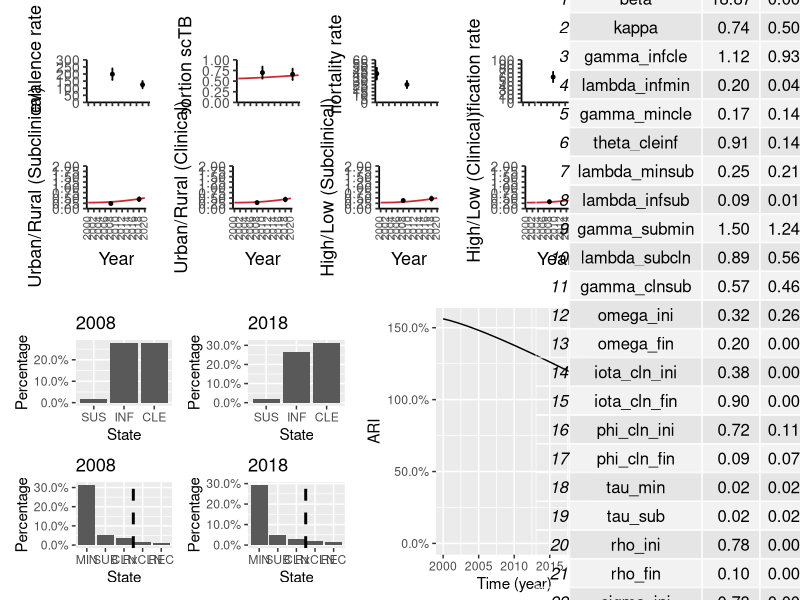

Source code (R):
## Analysis code for ACF-VN
## Distributed under CC BY 4.0
## RScript 00: Manual Fit.R

# Packages ==========
library(rio) # Facilitates importing and exporting
library(here) # Building file paths
library(deSolve) # Solvers for ordinary differential equations
library(reshape2) # Reshaping data easily
library(purrr) # Complete set of tools for functions and vectors
library(tidyverse) # To use tidyverse
library(data.table) # Faster than data.frame, allows use of j operator (:=)
library(patchwork) # Plot composition
library(gridExtra) # Miscellaneous functions for grid graphics
library(cowplot) # Publication quality figures

# 1. Parameters ==========
# 1.1 Baseline parameters (for testing)
parms <- c(
  beta = 18.87,         # Contact (per person/year) parameter
  kappa = 0.74,         # Relative infectiousness
  gamma_infcle = 1.12,  # REG: Infected -> Cleared
  lambda_infmin = 0.20, # PROG: Infected -> Minimal
  gamma_mincle = 0.17,  # REG: Minimal -> Cleared
  theta_cleinf = 0.91,  # REINF: Cleared -> Infected
  lambda_minsub = 0.25, # PROG: Minimal -> Subclinical
  lambda_infsub = 0.09, # PROG: Infected -> Subclinical
  gamma_submin = 1.50,  # REG: Subclinical -> Minimal
  lambda_subcln = 0.89, # PROG: Subclinical -> Clinical
  gamma_clnsub = 0.57,  # REG: Clinical -> Subclinical
  omega_ini = 0.32,     # Mortality (Initial)
  omega_fin = 0.20,     # Mortality (Final)
  iota_cln_ini = 0.38,  # Diagnosis Clinical (Initial)
  iota_cln_fin = 0.90,  # Diagnosis Clinical (Final)
  phi_cln_ini = 0.72,   # Treatment failure Clinical (Initial) 
  phi_cln_fin = 0.09,   # Treatment failure Clinical (Final)
  tau_min = 0.02,       # RELAP: Recovered -> Minimal 
  tau_sub = 0.02,       # RELAP: Recovered -> Subclinical
  rho_ini = 0.78,       # Proportion rural (Initial)
  rho_fin = 0.10,       # Proportion rural (Final)
  sigma_ini = 0.78,     # Proportion low SES (Initial)
  sigma_fin = 0.10)     # Proportion low SES (Final)

parameters <- as.data.frame(parms)
parameters$parameter <- c("beta","kappa","gamma_infcle","lambda_infmin","gamma_mincle","theta_cleinf",
                     "lambda_minsub","lambda_infsub","gamma_submin","lambda_subcln","gamma_clnsub",
                     "omega_ini","omega_fin", "iota_cln_ini", "iota_cln_fin", "phi_cln_ini", "phi_cln_fin",
                     "tau_min","tau_sub","rho_ini","rho_fin","sigma_ini","sigma_fin")
colnames(parameters) <- c('val','parameter')
rownames(parameters) <- NULL
parameters <- data.frame(parameter = parameters$parameter, low  = parameters$val, med = parameters$val, hig = parameters$val)
export(parameters, here("data","parameters_manual.Rdata"))
rm(parameters)

# 1.2 Parameter ranges
ranges = list(
  beta = c(0,50),                 # Contact (per person/year) parameter (Horton et al. 2022 - PLOS GPH)
  kappa = c(0.5,1),               # Relative infectiousness (Emery et al. 2022)
  gamma_infcle = c(0.93,3.30),    # REG: Infected -> Cleared (Horton et al. 2023)
  lambda_infmin = c(0.04,0.23),   # PROG: Infected -> Minimal (Horton et al. 2023)
  gamma_mincle = c(0.14,0.23),    # REG: Minimal -> Cleared (Horton et al. 2023)
  theta_cleinf = c(0.14,0.30),    # REINF: Cleared -> Infected (Andrews et al 2012)
  lambda_minsub = c(0.21,0.28),   # PROG: Minimal -> Subclinical (Horton et al. 2023)
  lambda_infsub = c(0.01,0.10),   # PROG: Infected -> Subclinical (Horton et al. 2023)
  gamma_submin = c(1.24,2.03),    # REG: Subclinical -> Minimal (Horton et al. 2023)
  lambda_subcln = c(0.56,0.94),   # PROG: Subclinical -> Clinical (Horton et al. 2023)
  gamma_clnsub = c(0.46,0.72),    # REG: Clinical -> Subclinical (Horton et al. 2023)
  omega_ini = c(0.26,0.37),       # Mortality Clinical (Initial) (Richards et al. 2023 - Lancet GH)
  omega_fin = c(0,0.26),          # Mortality Clinical (Final)
  iota_cln_ini = c(0,1),          # Diagnosis Clinical (Initial)
  iota_cln_fin = c(0,1),          # Diagnosis Clinical (Final)
  phi_cln_ini = c(0.11,1),        # Treatment failure Clinical (Initial) 
  phi_cln_fin = c(0.07,0.11),     # Treatment failure Clinical (Final) (WHO treatment success rate)
  tau_min = c(0.02,0.05),         # RELAP: Recovered -> Minimal 
  tau_sub = c(0.02,0.05),         # RELAP: Recovered -> Subclinical
  rho_ini = c(0,1),               # Proportion rural (Initial)
  rho_fin = c(0,1),               # Proportion rural (Final)
  sigma_ini = c(0,1),             # Proportion low SES (Inital)
  sigma_fin = c(0,1))             # Proportion low SES (Final)

# 1.3 Parameter table output
rangetable <- data.frame(matrix(unlist(ranges), ncol = 2, byrow = TRUE))
colnames(rangetable) <- c("low","high")
parmtable <- data.frame(parameter = names(parms), value = unname(parms), rangetable)
table <- gridExtra::tableGrob(parmtable)

# 1.4 Fitting targets
unc <- 0.1 # 10% uncertainty

targets <- list(
  TBc2008 = list(val = 199, sigma = unc*199),   # TB prevalence rate 1st survey in adults (Nguyen et al. Emerg Infect Dis 2021)
  TBc2018 = list(val = 125, sigma = unc*125),   # TB prevalence rate 2nd survey in adults (Nguyen et al. Emerg Infect Dis 2021)
  Mor2000 = list(val = 40.5, sigma = unc*40.5), # TB mortality 2000 in total population (WHO + UN WPP)
  Mor2010 = list(val = 25.2, sigma = unc*25.2), # TB mortality 2010 in total population (WHO + UN WPP)
  Dxs2010 = list(val = 59.7, sigma = unc*59.7), # Notifications 2010 in total population (WHO + UN WPP)
  Dxs2020 = list(val = 56.2, sigma = unc*56.2), # Notifications 2020 in total population (WHO + UN WPP)
  Spr2008 = list(val = 0.70, sigma = unc*0.70), # Proportion scTB 2008 in adults (Emery et al. medRxiv 2022)
  Spr2018 = list(val = 0.66, sigma = unc*0.66), # Proportion scTB 2018 in adults (Emery et al. medRxiv 2022)
  URs2008 = list(val = 0.24, sigma = unc*0.24), # Relative urban/rural in scTB 2008 (Surveys dataset)
  URs2018 = list(val = 0.44, sigma = unc*0.44), # Relative urban/rural in scTB 2018 (Surveys dataset)
  URc2008 = list(val = 0.28, sigma = unc*0.28), # Relative urban/rural in cTB 2008 (Surveys dataset)
  URc2018 = list(val = 0.43, sigma = unc*0.43), # Relative urban/rural in cTB 2018 (Surveys dataset)
  HLs2008 = list(val = 0.38, sigma = unc*0.38), # Relative high/low SES in scTB 2008 (Surveys dataset)
  HLs2018 = list(val = 0.47, sigma = unc*0.47), # Relative high/low SES in scTB 2018 (Surveys dataset)
  HLc2008 = list(val = 0.32, sigma = unc*0.32), # Relative high/low SES in cTB 2008 (Surveys dataset)
  HLc2018 = list(val = 0.46, sigma = unc*0.46)) # Relative high/low SES in cTB 2018 (Surveys dataset)

targetsdb <- as.data.frame(t(as.data.frame(targets))) # Create dataframe with fitting targets
targetsdb$var <- substr(rownames(targetsdb),1,3) # Create variable classification
targetsdb$time <- as.numeric(substr(rownames(targetsdb),4,7)) # Create time variable
targetsdb <- as.data.frame(cbind(targetsdb[grep("val", rownames(targetsdb)),c("time","var","V1")],V2 = targetsdb[grep("sigma", rownames(targetsdb)),c("V1")])) # Widen dataframe
colnames(targetsdb)[c(3,4)] <- c("val","sigma") # Rename columns
targetsdb$lo <- targetsdb$val-2*targetsdb$sigma # Lower bound
targetsdb$hi <- targetsdb$val+2*targetsdb$sigma # Upper bound
rownames(targetsdb) <- gsub(rownames(targetsdb),pattern = "\\.val", replacement = "")

# 2. Model ==========
ode <- function(parms, N = 100000, end_time = 2020) {
  
  # Static parameters  
  mu <- 1/70      # Age expectancy adult
  delta <- 1      # Treatment year
  
  # Inactive parameters (no ACF)
  iota_min <- 0       # Diagnosis Minimal
  iota_sub <- 0       # Diagnosis Subclinical
  phi_min <- 0        # Treatment failure Minimal
  phi_sub <- 0        # Treatment failure Subclinical
  theta_recinf <- 1   # REINF: Recovered -> Infected (No protection)
  
  # Function parameters
  forcer_omega <- matrix(c(1500, parms['omega_ini'], 1999, parms['omega_ini'], 2020, parms['omega_fin']), ncol = 2, byrow = TRUE)
  force_func_omega <- approxfun(x = forcer_omega[,1], y = forcer_omega[,2], method = "linear", rule = 2)
  
  forcer_iota <- matrix(c(1500, parms['iota_cln_ini'], 1999, parms['iota_cln_ini'], 2020, parms['iota_cln_fin']), ncol = 2, byrow = TRUE)
  force_func_iota <- approxfun(x = forcer_iota[,1], y = forcer_iota[,2], method = "linear", rule = 2)
  
  forcer_phi <- matrix(c(1500, parms['phi_cln_ini'], 1999, parms['phi_cln_ini'], 2020, parms['phi_cln_fin']), ncol = 2, byrow = TRUE)
  force_func_phi <- approxfun(x = forcer_phi[,1], y = forcer_phi[,2], method = "linear", rule = 2)
  
  forcer_rho <- matrix(c(1500, parms['rho_ini'], 1999, parms['rho_ini'], 2020, parms['rho_fin']), ncol = 2, byrow = TRUE)
  force_func_rhoR <- approxfun(x = forcer_rho[,1], y = forcer_rho[,2], method = "linear", rule = 2)
  force_func_rhoU <- approxfun(x = forcer_rho[,1], y = 1-forcer_rho[,2], method = "linear", rule = 2)
  
  forcer_sigma <- matrix(c(1500, parms['sigma_ini'], 1999, parms['sigma_ini'], 2020, parms['sigma_fin']), ncol = 2, byrow = TRUE)
  force_func_sigmaL <- approxfun(x = forcer_sigma[,1], y = forcer_sigma[,2], method = "linear", rule = 2)
  force_func_sigmaH <- approxfun(x = forcer_sigma[,1], y = 1-forcer_sigma[,2], method = "linear", rule = 2)
  
  des <- function(time, state, parms) {
    
    with(as.list(c(state, parms)), {
      
      dN_RL  = force_func_rhoR(time)*force_func_sigmaL(time)*(mu*N + force_func_omega(time)*(C_RL+C_RH+C_UL+C_UH)) - ((beta/N)*((kappa*(S_RL+S_RH+S_UL+S_UH))+(C_RL+C_RH+C_UL+C_UH)))*N_RL - mu*N_RL
      dI_RL  = ((beta/N)*((kappa*(S_RL+S_RH+S_UL+S_UH))+(C_RL+C_RH+C_UL+C_UH)))*(N_RL+(O_RL*theta_cleinf)+(P_RL*theta_recinf)) - gamma_infcle*I_RL - lambda_infmin*I_RL - lambda_infsub*I_RL - mu*I_RL
      dO_RL  = gamma_infcle*I_RL + gamma_mincle*M_RL - ((beta/N)*((kappa*(S_RL+S_RH+S_UL+S_UH))+(C_RL+C_RH+C_UL+C_UH)))*O_RL*theta_cleinf - mu*O_RL
      dM_RL  = lambda_infmin*I_RL + gamma_submin*S_RL - gamma_mincle*M_RL - lambda_minsub*M_RL - iota_min*M_RL + phi_min*RM_RL + tau_min*P_RL - mu*M_RL
      dRM_RL = iota_min*M_RL - phi_min*RM_RL - delta*RM_RL - mu*RM_RL
      dS_RL  = lambda_infsub*I_RL + lambda_minsub*M_RL + gamma_clnsub*C_RL - gamma_submin*S_RL - lambda_subcln*S_RL - iota_sub*S_RL + phi_sub*RS_RL + tau_sub*P_RL - mu*S_RL
      dRS_RL = iota_sub*S_RL - phi_sub*RS_RL - delta*RS_RL - mu*RS_RL
      dC_RL  = lambda_subcln*S_RL - gamma_clnsub*C_RL - force_func_omega(time)*C_RL - mu*C_RL - force_func_iota(time)*C_RL + force_func_phi(time)*RC_RL
      dRC_RL = force_func_iota(time)*C_RL - force_func_phi(time)*RC_RL - delta*RC_RL - mu*RC_RL
      dP_RL  = delta*(RM_RL+RS_RL+RC_RL) - tau_min*P_RL - tau_sub*P_RL - ((beta/N)*((kappa*(S_RL+S_RH+S_UL+S_UH))+(C_RL+C_RH+C_UL+C_UH)))*P_RL*theta_recinf - mu*P_RL
      
      dN_RH  = force_func_rhoR(time)*force_func_sigmaH(time)*(mu*N + force_func_omega(time)*(C_RL+C_RH+C_UL+C_UH)) - ((beta/N)*((kappa*(S_RL+S_RH+S_UL+S_UH))+(C_RL+C_RH+C_UL+C_UH)))*N_RH - mu*N_RH
      dI_RH  = ((beta/N)*((kappa*(S_RL+S_RH+S_UL+S_UH))+(C_RL+C_RH+C_UL+C_UH)))*(N_RH+(O_RH*theta_cleinf)+(P_RH*theta_recinf)) - gamma_infcle*I_RH - lambda_infmin*I_RH - lambda_infsub*I_RH - mu*I_RH
      dO_RH  = gamma_infcle*I_RH + gamma_mincle*M_RH - ((beta/N)*((kappa*(S_RL+S_RH+S_UL+S_UH))+(C_RL+C_RH+C_UL+C_UH)))*O_RH*theta_cleinf - mu*O_RH
      dM_RH  = lambda_infmin*I_RH + gamma_submin*S_RH - gamma_mincle*M_RH - lambda_minsub*M_RH - iota_min*M_RH + phi_min*RM_RH + tau_min*P_RH - mu*M_RH
      dRM_RH = iota_min*M_RH - phi_min*RM_RH - delta*RM_RH - mu*RM_RH
      dS_RH  = lambda_infsub*I_RH + lambda_minsub*M_RH + gamma_clnsub*C_RH - gamma_submin*S_RH - lambda_subcln*S_RH - iota_sub*S_RH + phi_sub*RS_RH + tau_sub*P_RH - mu*S_RH
      dRS_RH = iota_sub*S_RH - phi_sub*RS_RH - delta*RS_RH - mu*RS_RH
      dC_RH  = lambda_subcln*S_RH - gamma_clnsub*C_RH - force_func_omega(time)*C_RH - mu*C_RH - force_func_iota(time)*C_RH + force_func_phi(time)*RC_RH
      dRC_RH = force_func_iota(time)*C_RH - force_func_phi(time)*RC_RH - delta*RC_RH - mu*RC_RH
      dP_RH  = delta*(RM_RH+RS_RH+RC_RH) - tau_min*P_RH - tau_sub*P_RH - ((beta/N)*((kappa*(S_RL+S_RH+S_UL+S_UH))+(C_RL+C_RH+C_UL+C_UH)))*P_RH*theta_recinf - mu*P_RH
      
      dN_UL  = force_func_rhoU(time)*force_func_sigmaL(time)*(mu*N + force_func_omega(time)*(C_RL+C_RH+C_UL+C_UH)) - ((beta/N)*((kappa*(S_RL+S_RH+S_UL+S_UH))+(C_RL+C_RH+C_UL+C_UH)))*N_UL - mu*N_UL
      dI_UL  = ((beta/N)*((kappa*(S_RL+S_RH+S_UL+S_UH))+(C_RL+C_RH+C_UL+C_UH)))*(N_UL+(O_UL*theta_cleinf)+(P_UL*theta_recinf)) - gamma_infcle*I_UL - lambda_infmin*I_UL - lambda_infsub*I_UL - mu*I_UL
      dO_UL  = gamma_infcle*I_UL + gamma_mincle*M_UL - ((beta/N)*((kappa*(S_RL+S_RH+S_UL+S_UH))+(C_RL+C_RH+C_UL+C_UH)))*O_UL*theta_cleinf - mu*O_UL
      dM_UL  = lambda_infmin*I_UL + gamma_submin*S_UL - gamma_mincle*M_UL - lambda_minsub*M_UL - iota_min*M_UL + phi_min*RM_UL + tau_min*P_UL - mu*M_UL
      dRM_UL = iota_min*M_UL - phi_min*RM_UL - delta*RM_UL - mu*RM_UL
      dS_UL  = lambda_infsub*I_UL + lambda_minsub*M_UL + gamma_clnsub*C_UL - gamma_submin*S_UL - lambda_subcln*S_UL - iota_sub*S_UL + phi_sub*RS_UL + tau_sub*P_UL - mu*S_UL
      dRS_UL = iota_sub*S_UL - phi_sub*RS_UL - delta*RS_UL - mu*RS_UL
      dC_UL  = lambda_subcln*S_UL - gamma_clnsub*C_UL - force_func_omega(time)*C_UL - mu*C_UL - force_func_iota(time)*C_UL + force_func_phi(time)*RC_UL
      dRC_UL = force_func_iota(time)*C_UL - force_func_phi(time)*RC_UL - delta*RC_UL - mu*RC_UL
      dP_UL  = delta*(RM_UL+RS_UL+RC_UL) - tau_min*P_UL - tau_sub*P_UL - ((beta/N)*((kappa*(S_RL+S_RH+S_UL+S_UH))+(C_RL+C_RH+C_UL+C_UH)))*P_UL*theta_recinf - mu*P_UL
      
      dN_UH  = force_func_rhoU(time)*force_func_sigmaH(time)*(mu*N + force_func_omega(time)*(C_RL+C_RH+C_UL+C_UH)) - ((beta/N)*((kappa*(S_RL+S_RH+S_UL+S_UH))+(C_RL+C_RH+C_UL+C_UH)))*N_UH - mu*N_UH
      dI_UH  = ((beta/N)*((kappa*(S_RL+S_RH+S_UL+S_UH))+(C_RL+C_RH+C_UL+C_UH)))*(N_UH+(O_UH*theta_cleinf)+(P_UH*theta_recinf)) - gamma_infcle*I_UH - lambda_infmin*I_UH - lambda_infsub*I_UH - mu*I_UH
      dO_UH  = gamma_infcle*I_UH + gamma_mincle*M_UH - ((beta/N)*((kappa*(S_RL+S_RH+S_UL+S_UH))+(C_RL+C_RH+C_UL+C_UH)))*O_UH*theta_cleinf - mu*O_UH
      dM_UH  = lambda_infmin*I_UH + gamma_submin*S_UH - gamma_mincle*M_UH - lambda_minsub*M_UH - iota_min*M_UH + phi_min*RM_UH + tau_min*P_UH - mu*M_UH
      dRM_UH = iota_min*M_UH - phi_min*RM_UH - delta*RM_UH - mu*RM_UH
      dS_UH  = lambda_infsub*I_UH + lambda_minsub*M_UH + gamma_clnsub*C_UH - gamma_submin*S_UH - lambda_subcln*S_UH - iota_sub*S_UH + phi_sub*RS_UH + tau_sub*P_UH - mu*S_UH
      dRS_UH = iota_sub*S_UH - phi_sub*RS_UH - delta*RS_UH - mu*RS_UH
      dC_UH  = lambda_subcln*S_UH - gamma_clnsub*C_UH - force_func_omega(time)*C_UH - mu*C_UH - force_func_iota(time)*C_UH + force_func_phi(time)*RC_UH
      dRC_UH = force_func_iota(time)*C_UH - force_func_phi(time)*RC_UH - delta*RC_UH - mu*RC_UH
      dP_UH  = delta*(RM_UH+RS_UH+RC_UH) - tau_min*P_UH - tau_sub*P_UH - ((beta/N)*((kappa*(S_RL+S_RH+S_UL+S_UH))+(C_RL+C_RH+C_UL+C_UH)))*P_UH*theta_recinf - mu*P_UH
      
      return(list(c( 
        dN_RL, dN_RH, dN_UL, dN_UH, dI_RL, dI_RH, dI_UL, dI_UH, dO_RL, dO_RH, dO_UL, dO_UH, dM_RL, dM_RH, dM_UL, dM_UH, dRM_RL, dRM_RH, dRM_UL, dRM_UH,
        dS_RL, dS_RH, dS_UL, dS_UH, dRS_RL, dRS_RH, dRS_UL, dRS_UH, dC_RL, dC_RH, dC_UL, dC_UH, dRC_RL, dRC_RH, dRC_UL, dRC_UH, dP_RL, dP_RH, dP_UL, dP_UH),
        Pop = (N_RL+N_RH+N_UL+N_UH+I_RL+I_RH+I_UL+I_UH+O_RL+O_RH+O_UL+O_UH+M_RL+M_RH+M_UL+M_UH+dRM_RL+dRM_RH+dRM_UL+dRM_UH+S_RL+S_RH+S_UL+S_UH+RS_RL+RS_RH+RS_UL+RS_UH+C_RL+C_RH+C_UL+C_UH+RC_RL+RC_RH+RC_UL+RC_UH+P_RL+P_RH+P_UL+P_UH), # Total population
        Sub = (S_RL+S_RH+S_UL+S_UH), # Subclinical TB (per 100k)
        Cln = (C_RL+C_RH+C_UL+C_UH), # Clinical TB (per 100k)
        TBc = (S_RL+S_RH+S_UL+S_UH+C_RL+C_RH+C_UL+C_UH), # All TB (per 100k)
        Mor = (force_func_omega(time)*(C_RL+C_RH+C_UL+C_UH)), # Clinical TB mortality per time (per 100k)
        Dxs = (force_func_iota(time)*(C_RL+C_RH+C_UL+C_UH)), # Notifications cTB per time in adults (per 100k)
        Spr = (S_RL+S_RH+S_UL+S_UH)/(S_RL+S_RH+S_UL+S_UH+C_RL+C_RH+C_UL+C_UH), # Proportion scTB
        URs = (S_UL+S_UH)/(S_RL+S_RH), # Relative urban/rural in scTB
        URc = (C_UL+C_UH)/(C_RL+C_RH), # Relative urban/rural in cTB
        HLs = (S_RH+S_UH)/(S_RL+S_UL), # Relative high/low SES in scTB
        HLc = (C_RH+C_UH)/(C_RL+C_UL), # Relative high/low SES in cTB
        ARIsi = ((beta/N)*((kappa*(S_RL+S_RH+S_UL+S_UH))+(C_RL+C_RH+C_UL+C_UH)))*(N_RL+N_RH+N_UL+N_UH), # ARI: Susceptible -> Infected (%) 
        ARIoi = ((beta/N)*((kappa*(S_RL+S_RH+S_UL+S_UH))+(C_RL+C_RH+C_UL+C_UH)))*(O_RL+O_RH+O_UL+O_UH)*theta_cleinf, # ARI: Cleared -> Infected (%) 
        ARIpi = ((beta/N)*((kappa*(S_RL+S_RH+S_UL+S_UH))+(C_RL+C_RH+C_UL+C_UH)))*(P_RL+P_RH+P_UL+P_UH)*theta_recinf, # ARI: Recovered -> Infected (%) 
        ARI = ((beta/N)*((kappa*(S_RL+S_RH+S_UL+S_UH))+(C_RL+C_RH+C_UL+C_UH))))) # ARI
    })
  }
  
  yini <- c(N_RL = 99000, N_RH = 0, N_UL = 0, N_UH = 0, I_RL = 0, I_RH = 0, I_UL = 0, I_UH = 0, O_RL = 0, O_RH = 0, O_UL = 0, O_UH = 0,
            M_RL = 0, M_RH = 0, M_UL = 0, M_UH = 0, RM_RL = 0, RM_RH = 0, RM_UL = 0, RM_UH = 0,
            S_RL = 0, S_RH = 0, S_UL = 0, S_UH = 0, RS_RL = 0, RS_RH = 0, RS_UL = 0, RS_UH = 0,
            C_RL = 1000, C_RH = 0, C_UL = 0, C_UH = 0, RC_RL = 0, RC_RH = 0, RC_UL = 0, RC_UH = 0,
            P_RL = 0, P_RH = 0, P_UL = 0, P_UH = 0)
  
  times <- seq(1500, end_time, by = 1)
  out <- deSolve::ode(yini, times, des, parms)
  return(out)
}

# Run ode
oderes <- as.data.frame(ode(parms))

# 3. Plots ==========
# 3.1 Target plots
results <- oderes %>% 
  select(time, TBc, Spr, Mor, Dxs, URs, URc, HLs, HLc) %>% 
  pivot_longer(cols = c(TBc, Spr, Mor, Dxs, URs, URc, HLs, HLc), names_to = "var", values_to = "val")

title_size = 13
axis_title_size = 13
x_axis_text_size = 8
y_axis_text_size = 10
title_align = 0.5
title_face = "bold"
line_thickness = 0.6
colour_line = "#CE2931"
point_size = 1
alpha = 0.2
patches_height = 1.6*16
height = 16
aspect_ratio = 1
error_bar_width = 0.5
date_line_thickness = 0.4
date_line_colour = "gray35"
prior_colour = "deepskyblue2"

breaks = seq(2000, 2020, 2)
limits = c(1999.5, 2020.5)
from_to = seq(2000,2020)

a = ggplot(subset(results, var == "TBc" & time %in% from_to), aes(x=time)) +
  geom_line(aes(y = val), size = line_thickness, na.rm=TRUE, colour = colour_line) +
  geom_point(data = subset(targetsdb, var == "TBc"), aes(y = val), size = point_size, colour = "black") +
  geom_errorbar(data = subset(targetsdb, var == "TBc"), aes(ymin = lo, ymax = hi), size = line_thickness, width = error_bar_width) + 
  scale_x_continuous(breaks = breaks, limits = limits, expand = c(0, 0)) +
  scale_y_continuous(breaks = seq(0, 300, 50), expand = c(0, 0)) +
  coord_cartesian(ylim = c(0,300)) +
  labs(title = "",
       x = "Year",
       y = "TB prevalence rate") +
  theme(text = element_text(family = "sans"),
        panel.background = element_blank(),
        panel.grid.major.y = element_blank(),
        panel.grid.major.x = element_blank(),
        axis.line = element_line(),
        axis.line.x.bottom = element_line(size = line_thickness),
        axis.line.y.left = element_line(size = line_thickness),
        axis.ticks = element_line(size = line_thickness),
        axis.title.x.bottom = element_blank(),
        axis.title.y.left = element_text(vjust= 3, margin = margin(l = 15), size = axis_title_size),
        axis.text.x.bottom = element_blank(),
        axis.text.y.left = element_text(size = y_axis_text_size),
        plot.title = element_text(size = title_size, vjust = 6, hjust = title_align, margin = margin(t = 20), face = title_face)) +
  theme(legend.position = "none")

b = ggplot(subset(results, var == "Spr" & time %in% from_to), aes(x=time)) +
  geom_line(aes(y = val), size = line_thickness, na.rm=TRUE, colour = colour_line) +
  geom_point(data = subset(targetsdb, var == "Spr"), aes(y = val), size = point_size, colour = "black") +
  geom_errorbar(data = subset(targetsdb, var == "Spr"), aes(ymin = lo, ymax = hi), size = line_thickness, width = error_bar_width) +
  scale_x_continuous(breaks = breaks, limits = limits, expand = c(0, 0)) +
  scale_y_continuous(breaks = seq(0, 1, 0.25), expand = c(0, 0)) +
  coord_cartesian(ylim = c(0,1)) +
  labs(title = "",
       x = "Year",
       y = "Proportion scTB") +
  theme(text = element_text(family = "sans"),
        panel.background = element_blank(),
        panel.grid.major.y = element_blank(),
        panel.grid.major.x = element_blank(),
        axis.line = element_line(),
        axis.line.x.bottom = element_line(size = line_thickness),
        axis.line.y.left = element_line(size = line_thickness),
        axis.ticks = element_line(size = line_thickness),
        axis.title.x.bottom = element_blank(),
        axis.title.y.left = element_text(vjust= 3, margin = margin(l = 15), size = axis_title_size),
        axis.text.x.bottom = element_blank(),
        axis.text.y.left = element_text(size = y_axis_text_size),
        plot.title = element_text(size = title_size, vjust = 6, hjust = title_align, margin = margin(t = 20), face = title_face)) +
  theme(legend.position = "none")

c = ggplot(subset(results, var == "Mor" & time %in% from_to), aes(x=time)) +
  geom_line(aes(y = val), size = line_thickness, na.rm=TRUE, colour = colour_line) +
  geom_point(data = subset(targetsdb, var == "Mor"), aes(y = val), size = point_size, colour = "black") +
  geom_errorbar(data = subset(targetsdb, var == "Mor"), aes(ymin = lo, ymax = hi), size = line_thickness, width = error_bar_width) +
  scale_x_continuous(breaks = breaks, limits = limits, expand = c(0, 0)) +
  scale_y_continuous(breaks = seq(0, 60, 5), expand = c(0, 0)) +
  coord_cartesian(ylim = c(0,60)) +
  labs(title = "",
       x = "Year",
       y = "TB mortality rate") +
  theme(text = element_text(family = "sans"),
        panel.background = element_blank(),
        panel.grid.major.y = element_blank(),
        panel.grid.major.x = element_blank(),
        axis.line = element_line(),
        axis.line.x.bottom = element_line(size = line_thickness),
        axis.line.y.left = element_line(size = line_thickness),
        axis.ticks = element_line(size = line_thickness),
        axis.title.x.bottom = element_blank(),
        axis.title.y.left = element_text(vjust= 3, margin = margin(l = 15), size = axis_title_size),
        axis.text.x.bottom = element_blank(),
        axis.text.y.left = element_text(size = y_axis_text_size),
        plot.title = element_text(size = title_size, vjust = 6, hjust = title_align, margin = margin(t = 20), face = title_face)) +
  theme(legend.position = "none")

d = ggplot(subset(results, var == "Dxs" & time %in% from_to), aes(x=time)) +
  geom_line(aes(y = val), size = line_thickness, na.rm=TRUE, colour = colour_line) +
  geom_point(data = subset(targetsdb, var == "Dxs"), aes(y = val), size = point_size, colour = "black") +
  geom_errorbar(data = subset(targetsdb, var == "Dxs"), aes(ymin = lo, ymax = hi), size = line_thickness, width = error_bar_width) +
  scale_x_continuous(breaks = breaks, limits = limits, expand = c(0, 0)) +
  scale_y_continuous(breaks = seq(0, 100, 10), expand = c(0, 0)) +
  coord_cartesian(ylim = c(0,100)) +
  labs(title = "",
       x = "Year",
       y = "Notification rate") +
  theme(text = element_text(family = "sans"),
        panel.background = element_blank(),
        panel.grid.major.y = element_blank(),
        panel.grid.major.x = element_blank(),
        axis.line = element_line(),
        axis.line.x.bottom = element_line(size = line_thickness),
        axis.line.y.left = element_line(size = line_thickness),
        axis.ticks = element_line(size = line_thickness),
        axis.title.x.bottom = element_blank(),
        axis.title.y.left = element_text(vjust= 3, margin = margin(l = 15), size = axis_title_size),
        axis.text.x.bottom = element_blank(),
        axis.text.y.left = element_text(size = y_axis_text_size),
        plot.title = element_text(size = title_size, vjust = 6, hjust = title_align, margin = margin(t = 20), face = title_face)) +
  theme(legend.position = "none")

e = ggplot(subset(results, var == "URs" & time %in% from_to), aes(x=time)) +
  geom_line(aes(y = val), size = line_thickness, na.rm=TRUE, colour = colour_line) +
  geom_point(data = subset(targetsdb, var == "URs"), aes(y = val), size = point_size, colour = "black") +
  geom_errorbar(data = subset(targetsdb, var == "URs"), aes(ymin = lo, ymax = hi), size = line_thickness, width = error_bar_width) +
  scale_x_continuous(breaks = breaks, limits = limits, expand = c(0, 0)) +
  scale_y_continuous(breaks = seq(0, 2, 0.25), expand = c(0, 0)) +
  coord_cartesian(ylim = c(0,2)) +
  labs(title = "",
       x = "Year",
       y = "Urban/Rural (Subclinical)") +
  theme(text = element_text(family = "sans"),
        panel.background = element_blank(),
        panel.grid.major.y = element_blank(),
        panel.grid.major.x = element_blank(),
        axis.line = element_line(),
        axis.line.x.bottom = element_line(size = line_thickness),
        axis.line.y.left = element_line(size = line_thickness),
        axis.ticks = element_line(size = line_thickness),
        axis.title.x.bottom = element_text(vjust = -2, margin = margin(b = 20), size = axis_title_size),
        axis.title.y.left = element_text(vjust= 3, margin = margin(l = 15), size = axis_title_size),
        axis.text.x.bottom = element_text(vjust = 0.3, hjust = 0,size = x_axis_text_size, angle = 90),
        axis.text.y.left = element_text(size = y_axis_text_size),
        plot.title = element_text(size = title_size, vjust = 6, hjust = title_align, margin = margin(t = 20), face = title_face)) +
  theme(legend.position = "none")

f = ggplot(subset(results, var == "URc" & time %in% from_to), aes(x=time)) +
  geom_line(aes(y = val), size = line_thickness, na.rm=TRUE, colour = colour_line) +
  geom_point(data = subset(targetsdb, var == "URc"), aes(y = val), size = point_size, colour = "black") +
  geom_errorbar(data = subset(targetsdb, var == "URc"), aes(ymin = lo, ymax = hi), size = line_thickness, width = error_bar_width) +
  scale_x_continuous(breaks = breaks, limits = limits, expand = c(0, 0)) +
  scale_y_continuous(breaks = seq(0, 2, 0.25), expand = c(0, 0)) +
  coord_cartesian(ylim = c(0,2)) +
  labs(title = "",
       x = "Year",
       y = "Urban/Rural (Clinical)") +
  theme(text = element_text(family = "sans"),
        panel.background = element_blank(),
        panel.grid.major.y = element_blank(),
        panel.grid.major.x = element_blank(),
        axis.line = element_line(),
        axis.line.x.bottom = element_line(size = line_thickness),
        axis.line.y.left = element_line(size = line_thickness),
        axis.ticks = element_line(size = line_thickness),
        axis.title.x.bottom = element_text(vjust = -2, margin = margin(b = 20), size = axis_title_size),
        axis.title.y.left = element_text(vjust= 3, margin = margin(l = 15), size = axis_title_size),
        axis.text.x.bottom = element_text(vjust = 0.3, hjust = 0,size = x_axis_text_size, angle = 90),
        axis.text.y.left = element_text(size = y_axis_text_size),
        plot.title = element_text(size = title_size, vjust = 6, hjust = title_align, margin = margin(t = 20), face = title_face)) +
  theme(legend.position = "none")

g = ggplot(subset(results, var == "HLs" & time %in% from_to), aes(x=time)) +
  geom_line(aes(y = val), size = line_thickness, na.rm=TRUE, colour = colour_line) +
  geom_point(data = subset(targetsdb, var == "HLs"), aes(y = val), size = point_size, colour = "black") +
  geom_errorbar(data = subset(targetsdb, var == "HLs"), aes(ymin = lo, ymax = hi), size = line_thickness, width = error_bar_width) +
  scale_x_continuous(breaks = breaks, limits = limits, expand = c(0, 0)) +
  scale_y_continuous(breaks = seq(0, 2, 0.25), expand = c(0, 0)) +
  coord_cartesian(ylim = c(0,2)) +
  labs(title = "",
       x = "Year",
       y = "High/Low (Subclinical)") +
  theme(text = element_text(family = "sans"),
        panel.background = element_blank(),
        panel.grid.major.y = element_blank(),
        panel.grid.major.x = element_blank(),
        axis.line = element_line(),
        axis.line.x.bottom = element_line(size = line_thickness),
        axis.line.y.left = element_line(size = line_thickness),
        axis.ticks = element_line(size = line_thickness),
        axis.title.x.bottom = element_text(vjust = -2, margin = margin(b = 20), size = axis_title_size),
        axis.title.y.left = element_text(vjust= 3, margin = margin(l = 15), size = axis_title_size),
        axis.text.x.bottom = element_text(vjust = 0.3, hjust = 0,size = x_axis_text_size, angle = 90),
        axis.text.y.left = element_text(size = y_axis_text_size),
        plot.title = element_text(size = title_size, vjust = 6, hjust = title_align, margin = margin(t = 20), face = title_face)) +
  theme(legend.position = "none")

h = ggplot(subset(results, var == "HLc" & time %in% from_to), aes(x=time)) +
  geom_line(aes(y = val), size = line_thickness, na.rm=TRUE, colour = colour_line) +
  geom_point(data = subset(targetsdb, var == "HLc"), aes(y = val), size = point_size, colour = "black") +
  geom_errorbar(data = subset(targetsdb, var == "HLc"), aes(ymin = lo, ymax = hi), size = line_thickness, width = error_bar_width) +
  scale_x_continuous(breaks = breaks, limits = limits, expand = c(0, 0)) +
  scale_y_continuous(breaks = seq(0, 2, 0.25), expand = c(0, 0)) +
  coord_cartesian(ylim = c(0,2)) +
  labs(title = "",
       x = "Year",
       y = "High/Low (Clinical)") +
  theme(text = element_text(family = "sans"),
        panel.background = element_blank(),
        panel.grid.major.y = element_blank(),
        panel.grid.major.x = element_blank(),
        axis.line = element_line(),
        axis.line.x.bottom = element_line(size = line_thickness),
        axis.line.y.left = element_line(size = line_thickness),
        axis.ticks = element_line(size = line_thickness),
        axis.title.x.bottom = element_text(vjust = -2, margin = margin(b = 20), size = axis_title_size),
        axis.title.y.left = element_text(vjust= 3, margin = margin(l = 15), size = axis_title_size),
        axis.text.x.bottom = element_text(vjust = 0.3, hjust = 0,size = x_axis_text_size, angle = 90),
        axis.text.y.left = element_text(size = y_axis_text_size),
        plot.title = element_text(size = title_size, vjust = 6, hjust = title_align, margin = margin(t = 20), face = title_face)) +
  theme(legend.position = "none")

plotx = (a|b|c|d)/(e|f|g|h)
aspect_ratio = 2

# 3.2 State plots
states <- oderes %>% 
  filter(time %in% c(2008,2018)) %>% 
  pivot_longer(cols = -time, names_to = "var", values_to = "val") %>% 
  mutate(var = gsub("_[A-Z]+", "", var)) %>% 
  filter(var %in% c("N", "I", "O", "M", "S", "C", "RC", "P")) %>% 
  mutate(var = case_when(var == "N" ~ "SUS", var == "I" ~ "INF", var == "O" ~ "CLE",
                         var == "M" ~ "MIN", var == "S" ~ "SUB", var == "C" ~ "CLN",
                         var == "RC" ~ "RxCLN", var == "P" ~ "REC")) %>% 
  group_by(var, time) %>% 
  summarise(val = sum(val)) %>% 
  mutate(pval = (val/100000)) %>% 
  mutate(var = factor(var, levels = c("SUS", "INF", "CLE", "MIN", "SUB", "CLN", "RxCLN", "REC")))

x1 = ggplot(filter(states, time == 2008 & var %in% c("SUS", "INF", "CLE"))) +
  geom_col(aes(x = var, y = pval)) +
  labs(title = '2008', x = 'State', y = 'Percentage') +
  scale_y_continuous(labels = scales::percent_format(accuracy = 0.1)) +
  theme(legend.position = "bottom")

x2 = ggplot(filter(states, time == 2018 & var %in% c("SUS", "INF", "CLE"))) +
  geom_col(aes(x = var, y = pval)) +
  labs(title = '2018', x = 'State', y = 'Percentage') +
  scale_y_continuous(labels = scales::percent_format(accuracy = 0.1)) +
  theme(legend.position = "bottom")

y1 = ggplot(filter(states, time == 2008 & var %in% c("MIN", "SUB", "CLN", "RxCLN", "REC"))) +
  geom_col(aes(x = var, y = pval)) +
  labs(title = '2008', x = 'State', y = 'Percentage') +
  geom_vline(xintercept = 3.5, color = "black", linetype = "dashed", size = 1) +
  scale_y_continuous(labels = scales::percent_format(accuracy = 0.1)) +
  theme(legend.position = "bottom")

y2 = ggplot(filter(states, time == 2018 & var %in% c("MIN", "SUB", "CLN", "RxCLN", "REC"))) +
  geom_col(aes(x = var, y = pval)) +
  labs(title = '2018', x = 'State', y = 'Percentage') +
  geom_vline(xintercept = 3.5, color = "black", linetype = "dashed", size = 1) +
  scale_y_continuous(labels = scales::percent_format(accuracy = 0.1)) +
  theme(legend.position = "bottom")

ploty = (x1 | x2) / (y1 | y2)

# 3.3 ARI plots
ari <- oderes %>% 
  filter(time >= 2000) %>% 
  select(time, starts_with("ARI")) %>% 
  mutate(ARI = ARIsi + ARIoi + ARIpi) %>% 
  mutate(ARI = ARI/100000, ARIsi = ARIsi/100000, ARIoi = ARIoi/100000, ARIpi = ARIpi/100000) %>% 
  pivot_longer(cols = -time, names_to = "var", values_to = "val") %>% 
  mutate(var = case_when(var == "ARI" ~ "Total ARI", var == "ARIoi" ~ "CLE -> INF", 
                         var == "ARIpi" ~ "REC -> INF", var == "ARIsi" ~ "SUS -> INF")) %>% 
  mutate(var = factor(var, levels = c("Total ARI", "SUS -> INF", "CLE -> INF", "REC -> INF")))

plotz = ggplot(ari) + 
  geom_line(aes(x = time, y = val, colour = var)) +
  scale_y_continuous(labels = scales::percent_format(accuracy = 0.1)) +
  labs(x = 'Time (year)', y = 'ARI')

arit <- oderes %>% 
  filter(time >= 2000) %>% 
  select(time, ARI) %>% 
  pivot_longer(cols = -time, names_to = "var", values_to = "val")

plotz = ggplot(arit) + 
  geom_line(aes(x = time, y = val)) +
  scale_y_continuous(labels = scales::percent_format(accuracy = 0.1), limits = c(0,max(arit$val))) +
  labs(x = 'Time (year)', y = 'ARI')

plotyz <- plot_grid(ploty, plotz, ncol = 2, rel_widths = c(3, 2))

plotxyz <- plot_grid(plotx, plotyz, nrow = 2, rel_heights = c(1,1))

allplot <- plot_grid(plotxyz, table, ncol = 2, rel_widths = c(3, 1))

save_plot <- function(plot, filename, path) {
  timestamp <- format(Sys.time(), "%Y%m%d%H%M%S")
  filename <- paste0(filename, "_", timestamp, ".tiff")
  tiff(file.path(path, filename), width = 18, height = 10, units = 'in', res = 100)
  print(plot)
  dev.off()
}

save_plot(allplot, "plot", here("scripts", "manual fits"))
